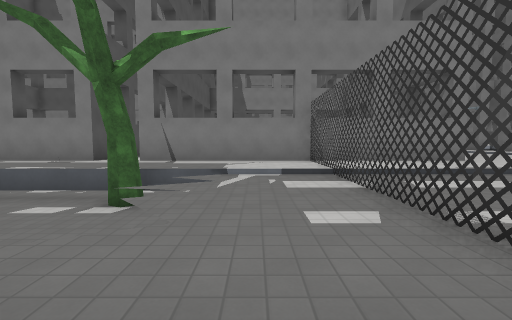
view 1 (above)

19 first-person views from a walk through a Godot game level. The camera is 1.2 m above the floor, tilts 4° down and sees 90° across. The floor is counted in squares, 2 m on a side. Each view is taken from the middle of a square. On the plan, view 1 faces up. The plan holds only what a view shows up to about 9 squares ahead; the rest is blank. The place goes on beyond the plan. Flat picture figures and markers are left out. Characters and animated objects are left out. Some surface patterns are stand-ins.

view 2
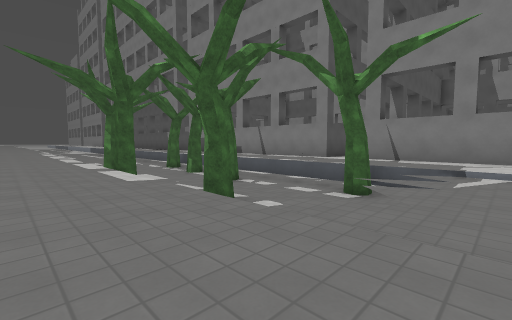

view 3
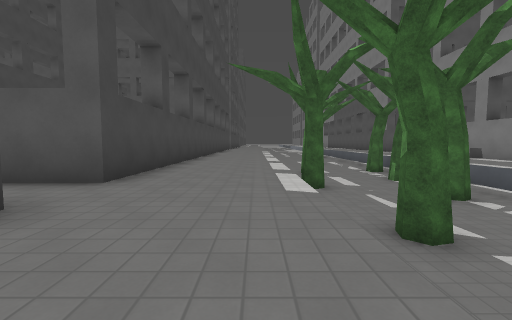

view 4
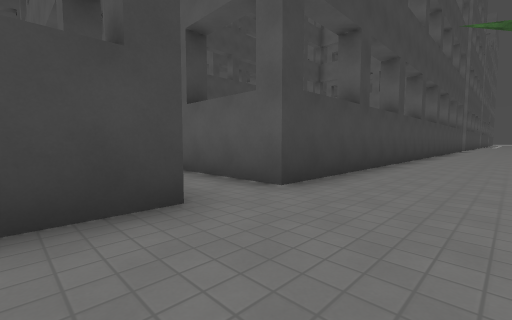

view 5
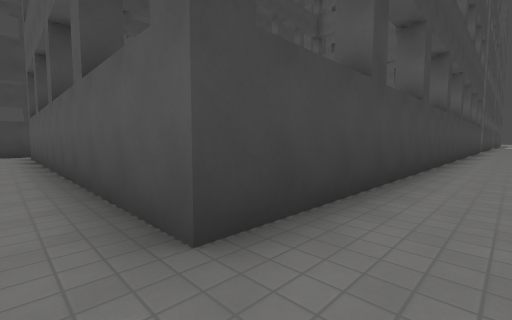

view 6
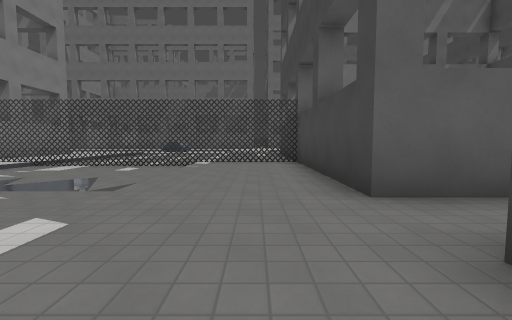

view 7
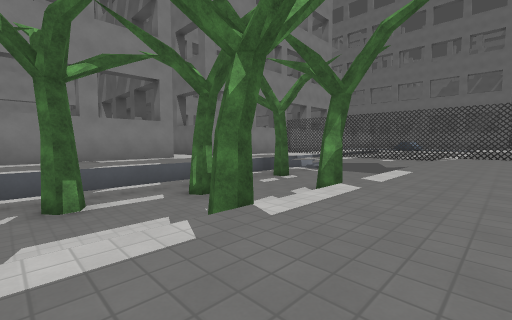

view 8
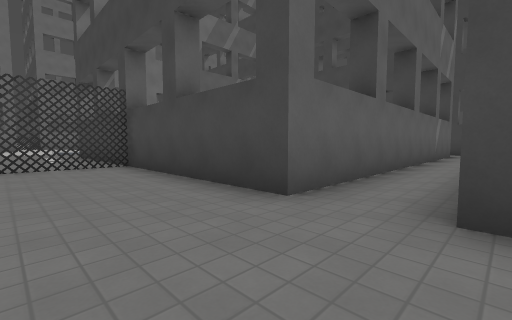

view 9
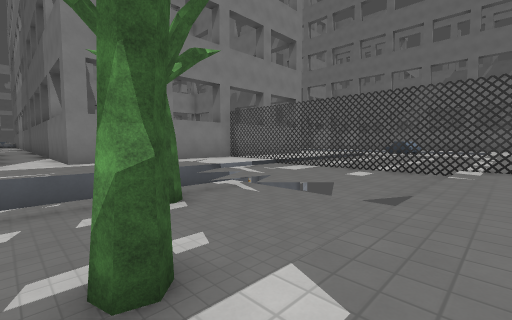

view 10
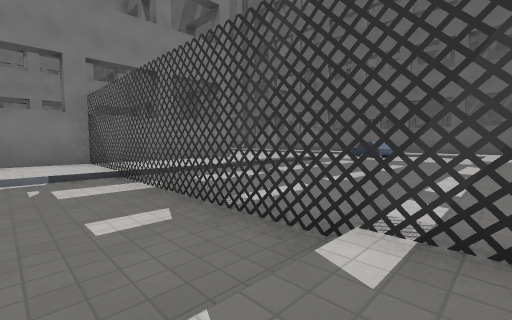

view 11
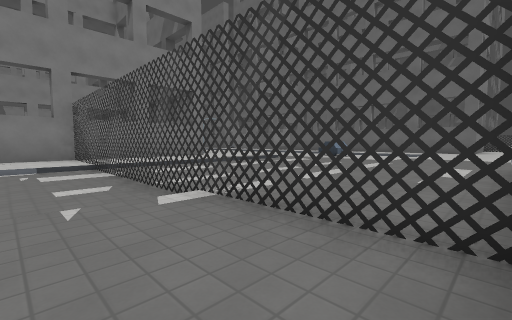

view 12
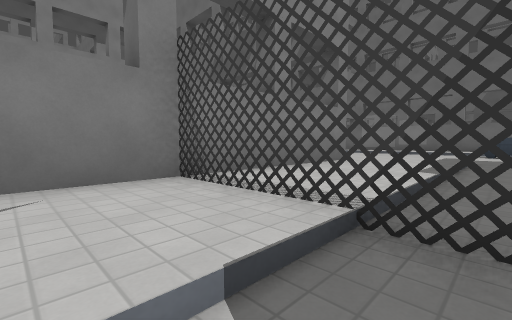

view 13
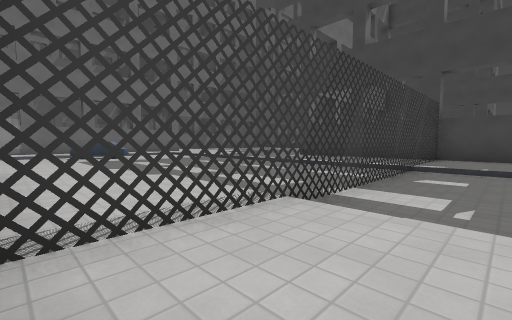

view 14
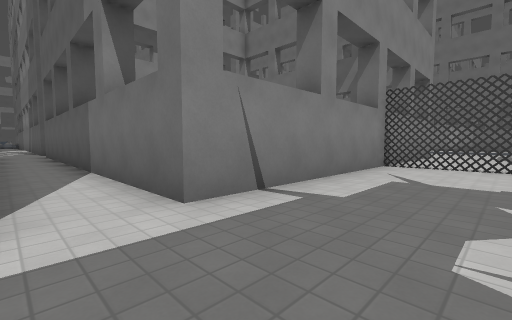

view 15
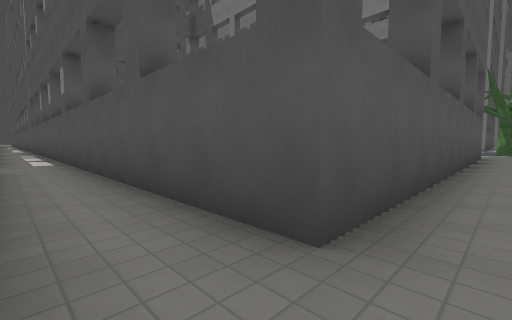

view 16
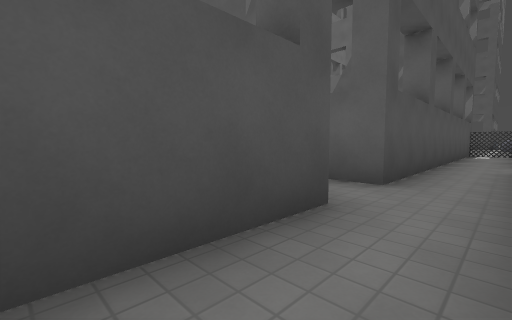

view 17
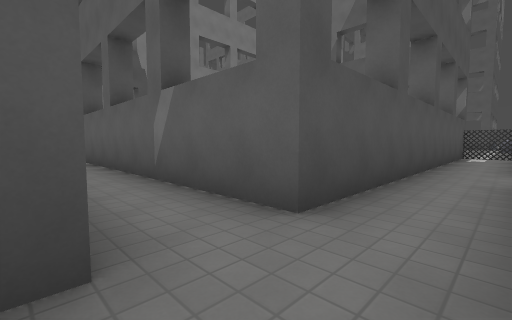

view 18
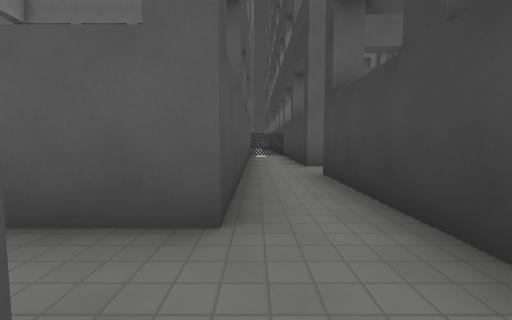

view 19
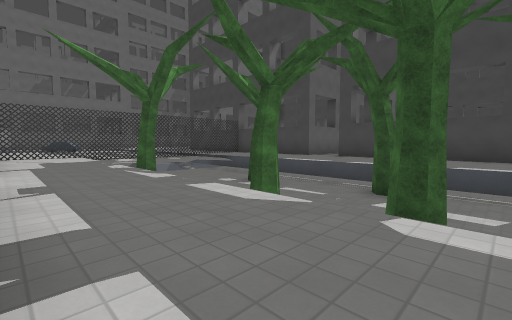

### Floor plan
Key: @ floor where view 1 was taken; # wall or solid block; . main floor; - floor 0.25 m lower than the main floor; / step, stairs or slope; = window, fence, low wall or low ledge; v drop or lower ground; B building; T thing the floor can be seen under or through; R tree; O other object.
Columns run from 10 left of view 1 to 13 right of it. Each row starts with its distance up from view 1.
 18     B..B
 17      ..
 16      ..
 15      ..
 14      ..
 13      ..
 12      ..
 11      ..
 10      ..
  9     B..
  8 ............T.......
  7 ............T.......
  6 ............T.......---O
  5 vRvvvvvRRv--T----------O
  4 vRvRRvvvv=--T------   OO
  3 vvvvvvvvv---T--------
  2 vvRvvvRvvv--T--------
  1 vvRvvvvvv=--T---------
  0 ..........@.T.........
 -1 ............T..........
 -2 ............T.......///
 -3 ######.#         B
 -4      #.#
 -5      #.#
 -6      #.#
 -7      #.#
 -8      #.#
 -9      #.#
-10      #.#
-11      #.#
-12 ######.#
-13 .................#
-14 .................#
-15 B           ###

Where each view was taken, in squares from view 1:
view 1: 0 up, 0 right, facing up
view 2: 1 down, 0 right, facing up-left
view 3: 0 up, 1 left, facing left
view 4: 0 up, 2 left, facing down-left
view 5: 1 down, 4 left, facing down-left
view 6: 1 down, 6 left, facing right
view 7: 1 down, 10 left, facing up-right
view 8: 0 up, 5 left, facing down-right
view 9: 0 up, 5 left, facing up-right
view 10: 0 up, 0 right, facing up-right
view 11: 2 down, 0 right, facing up-right
view 12: 5 up, 0 right, facing up-right
view 13: 8 up, 0 right, facing down-right
view 14: 6 up, 5 left, facing up-right
view 15: 14 down, 4 left, facing up-left
view 16: 14 down, 7 left, facing up-right
view 17: 14 down, 5 left, facing up-right
view 18: 13 down, 5 left, facing right
view 19: 8 up, 10 left, facing down-right
